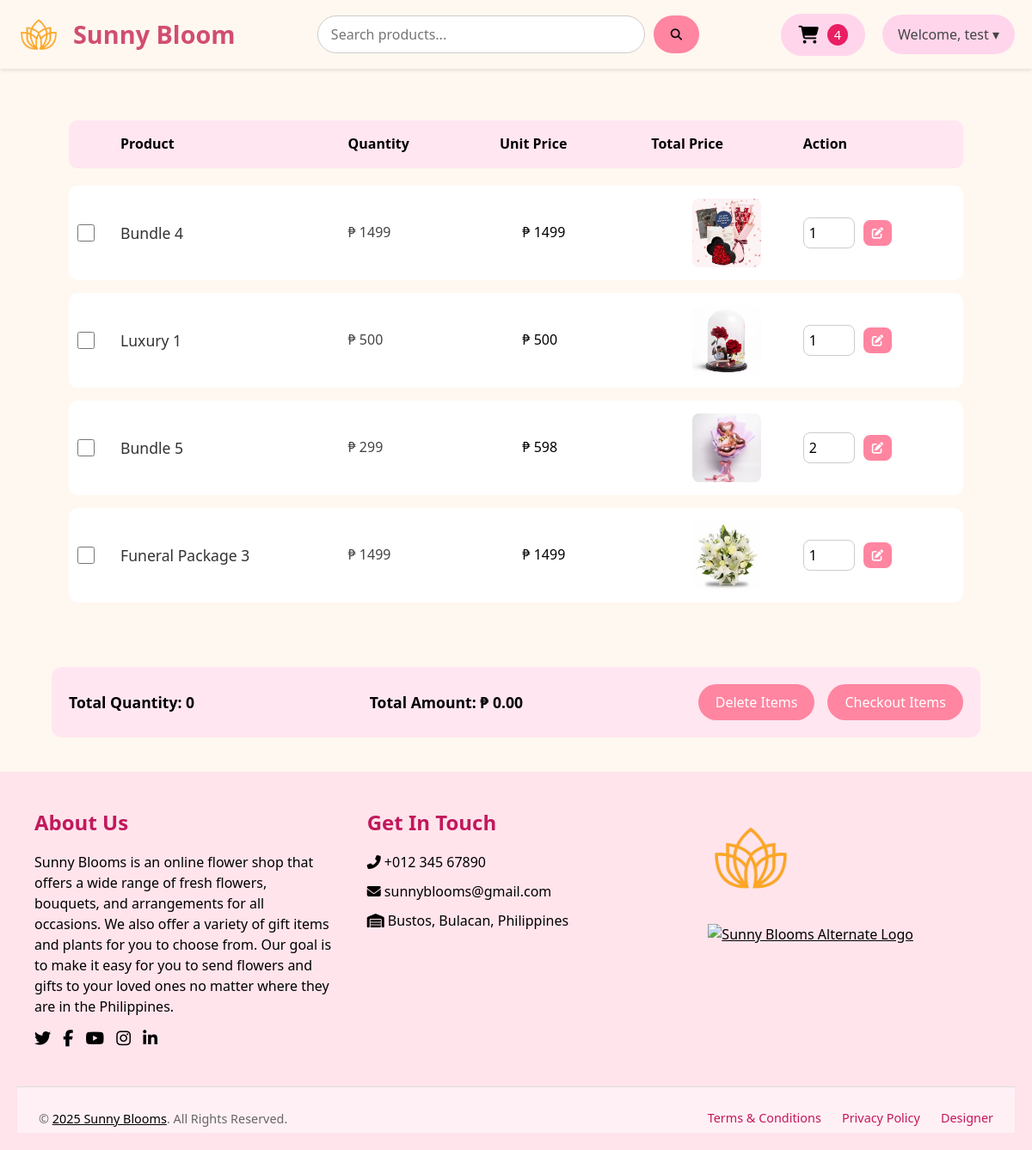
The app's page /php/cart.php (signed in), older data.
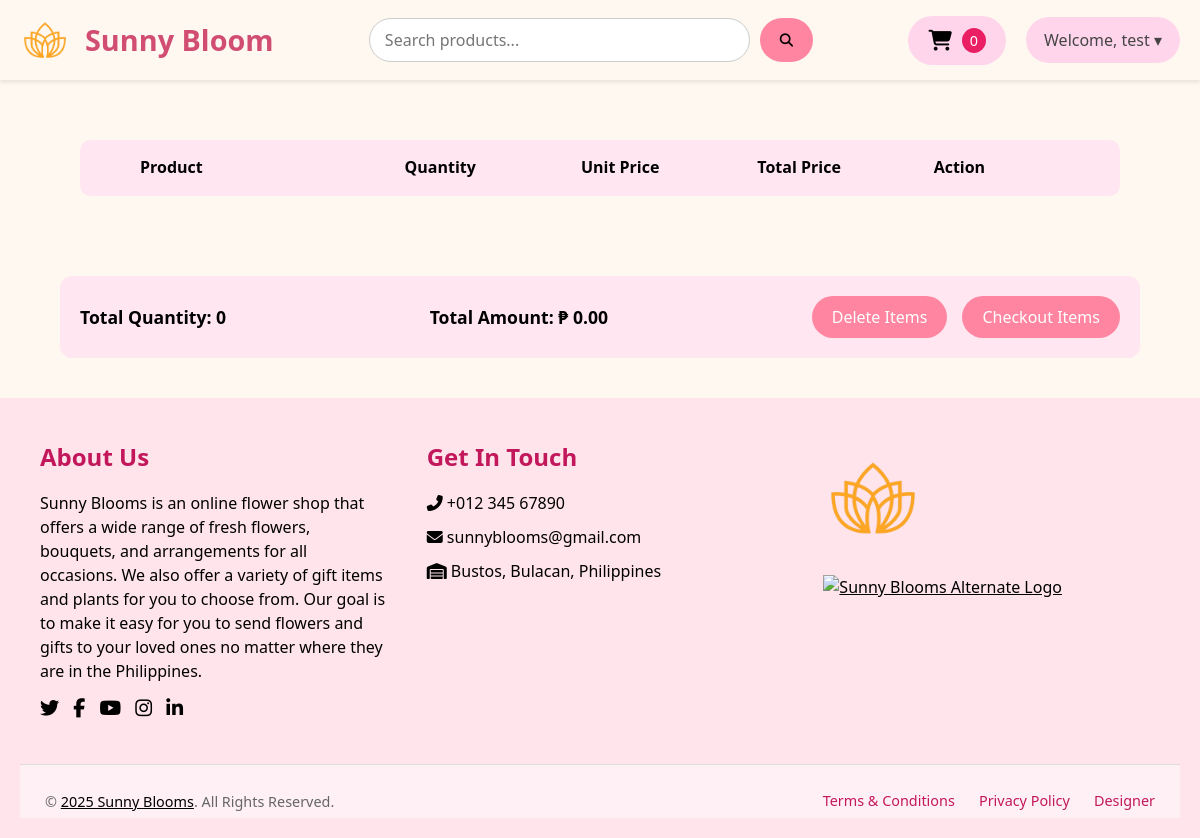
The same page, newer data.
### tables this page shows
CREATE TABLE `cart` (
  `id` int(11) NOT NULL,
  `user_id` int(11) DEFAULT NULL,
  `product_id` int(11) DEFAULT NULL,
  `product_name` varchar(255) DEFAULT NULL,
  `product_image` varchar(255) DEFAULT NULL,
  `quantity` int(11) DEFAULT NULL,
  `price` varchar(255) DEFAULT NULL,
  `created_at` timestamp NOT NULL DEFAULT current_timestamp(),
  `updated_at` timestamp NOT NULL DEFAULT current_timestamp() ON UPDATE current_timestamp(),
  `total_price` int(11) DEFAULT NULL
);

CREATE TABLE `product` (
  `id` int(11) NOT NULL,
  `name` varchar(255) NOT NULL,
  `image` varchar(255) NOT NULL,
  `category` varchar(255) NOT NULL,
  `qty` int(11) NOT NULL,
  `price` varchar(255) DEFAULT NULL,
  `category_id` int(11) DEFAULT NULL,
  `status` varchar(50) DEFAULT 'Available',
  `total_sold` int(11) DEFAULT 0,
  `available_stocks` int(11) DEFAULT 0
);

### php/cart.php (the view, shortened to what this page needs)
<?php
require 'connection.php';
if (isset($_SESSION['user_name'])) {
    $userName = $_SESSION['user_name'];
} else {
    header("Location: http://localhost/flowershop/php/login.php");
    exit;
}
$sqlGetSettings = "SELECT * FROM design_settings WHERE id = 1";
$resultSettings = $conn->query($sqlGetSettings);
if ($resultSettings->num_rows > 0) {
    while ($row = $resultSettings->fetch_assoc()) {
        $shopName = $row["shop_name"];
        $logoPath = $row["logo_path"];
    }
} else {
    echo "0 results";
}
?>
<!DOCTYPE html>
<html lang="en">
<head>
    <link rel="stylesheet" href="https://cdnjs.cloudflare.com/ajax/libs/font-awesome/6.4.2/css/all.min.css" />
    <link rel="stylesheet" href="../css/cart.css" />
</head>
<body>
<header class="header">
  <a href="customer-dashboard.php?user=<?= htmlspecialchars($userName) ?>" class="container-header">
    <img class="logo" src="../img/<?= htmlspecialchars(basename($logoPath)) ?>" alt="Sunny Blooms Logo" />
    <label class="shop"><?= htmlspecialchars($shopName) ?></label>
  </a>
  <div class="content-search">
    <input type="text" class="search-bar" placeholder="Search products..." />
    <button class="search-button">
      <i class="fa-solid fa-magnifying-glass"></i>
    </button>
  </div>
  <div class="header-right">
    <a href="cart.php?user=<?= urlencode($userName) ?>" class="cart-link">
      <button class="cart-button">
        <i class="fas fa-shopping-cart"></i>
        <?php
          $userQuery = "SELECT id FROM users WHERE name = ?";
          $stmt = mysqli_prepare($conn, $userQuery);
          mysqli_stmt_bind_param($stmt, "s", $userName);
          mysqli_stmt_execute($stmt);
          $userResult = mysqli_stmt_get_result($stmt);
          $userRow = mysqli_fetch_assoc($userResult);
          $user_id = $userRow['id'] ?? 0;
          $cartQuery = "SELECT COUNT(*) AS count FROM cart WHERE user_id = ?";
          $cartStmt = mysqli_prepare($conn, $cartQuery);
          mysqli_stmt_bind_param($cartStmt, "i", $user_id);
          mysqli_stmt_execute($cartStmt);
          $cartResult = mysqli_stmt_get_result($cartStmt);
          $cartCount = mysqli_fetch_assoc($cartResult)['count'] ?? 0;
          echo "<span class='cart-number'>$cartCount</span>";
        ?>
      </button>
    </a>
    <nav class="nav-right">
      <div class="dropdown">
        <button class="dropbtn">Welcome, <?= htmlspecialchars($userName) ?> &#9662;</button>
      </div>
    </nav>
  </div>
</header>
    <?php
    echo '<div class="cart-container">';
    echo '<div class="row-fields">';
    echo '<p></p>';
    echo '<p>Product</p>';
    echo '<p>Quantity</p>';
    echo '<p>Unit Price</p>';
    echo '<p>Total Price</p>';
    echo '<p>Action</p>';
    echo '</div>';
    $cartItemsQuery = "SELECT c.id, c.product_name, c.quantity, p.price, p.image, p.id AS product_id
                        FROM cart c
                        JOIN product p ON c.product_id = p.id
                        WHERE c.user_id = ?";
    $cartItemsStatement = mysqli_prepare($conn, $cartItemsQuery);
    mysqli_stmt_bind_param($cartItemsStatement, "i", $user_id);
    mysqli_stmt_execute($cartItemsStatement);
    $cartItemsResult = mysqli_stmt_get_result($cartItemsStatement);
    $totalQuantity = 0;
    $totalPrice = 0;
    while ($cartItem = mysqli_fetch_assoc($cartItemsResult)):
        $quantity = $cartItem['quantity'];
        $price = $cartItem['price'];
        $totalQuantity += $quantity;
        $totalPrice += ($quantity * $price);
        ?>
        <div class="items">
            <input type="checkbox" name="selected_items[]" value="<?php echo $cartItem['id']; ?>" class="box">
            <p class="prod-name"><?php echo $cartItem['product_name']; ?></p>
            <p class="tPrice">₱ <?php echo $price; ?></p>
            <p style="position:relative; left:15%">₱ <?php echo $quantity * $price; ?></p>
            <img src="../img/<?php echo $cartItem['image']; ?>" alt="<?php echo $cartItem['product_name']; ?>" class="img-prod" height="90" width="90" />
            <form method="post" class="forms" action="update-cart.php" id="update_form_<?php echo $cartItem['id']; ?>">
                <input type="number" class="quantity-txt" name="new_quantity" id="new_quantity_<?php echo $cartItem['id']; ?>" value="<?php echo $quantity; ?>" min="1">
                <button type="submit"><i class="fa-solid fa-pen-to-square" style="color: #ffffff;"></i></button>
            </form>
        </div>
    <?php endwhile;
    echo '</div>';
    ?>
    <div class="total-container">
    <span id="totalQuantity">Total Quantity: <?php echo $totalQuantity; ?></span>
    <span id="totalPrice">Total Amount: <?php echo $totalPrice; ?></span>
    <form id="cartForm" method="post" action="cart.php?user=<?php echo $userName; ?>">
        <button class="delete-button" type="submit" name="delete_items">Delete Items</button>
        <button type="submit" name="checkout_items">Checkout Items</button>
    </form>
    </div>
</body>
</html>
<?php
include 'footer.php';
?>

Row changes from the older to the newer data that the page shows:
removed cart: product_name "Bundle 4", product.price "1499", $quantity*$price "1499", product.image (picture), new_quantity "1"
removed cart: product_name "Luxury 1", product.price "500", $quantity*$price "500", product.image (picture), new_quantity "1"
removed cart: product_name "Bundle 5", product.price "299", $quantity*$price "598", product.image (picture), new_quantity "2"
removed cart: product_name "Funeral Package 3", product.price "1499", $quantity*$price "1499", product.image (picture), new_quantity "1"
Text that changed along with them:
$cartCount: "4" → "0"
